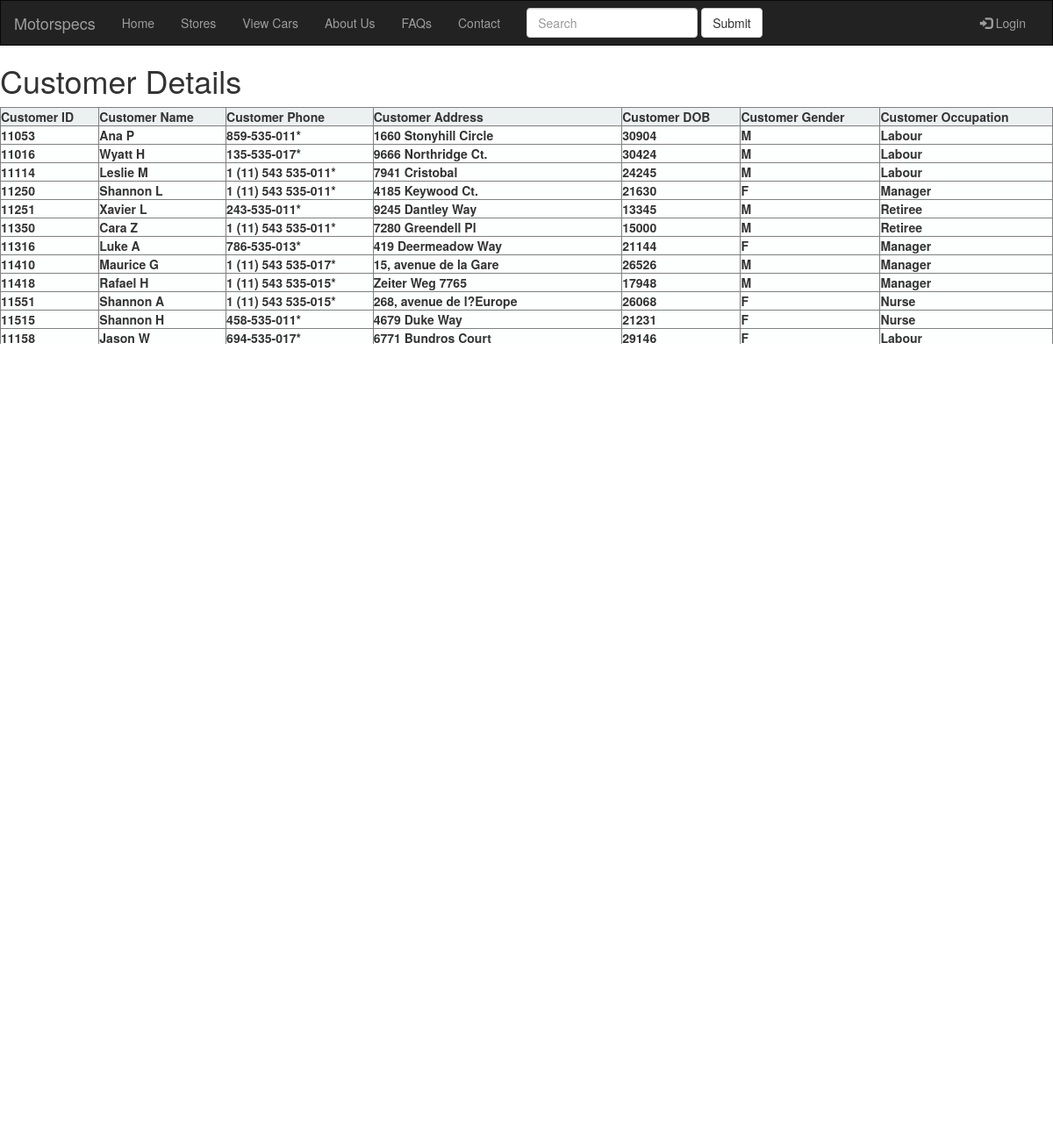
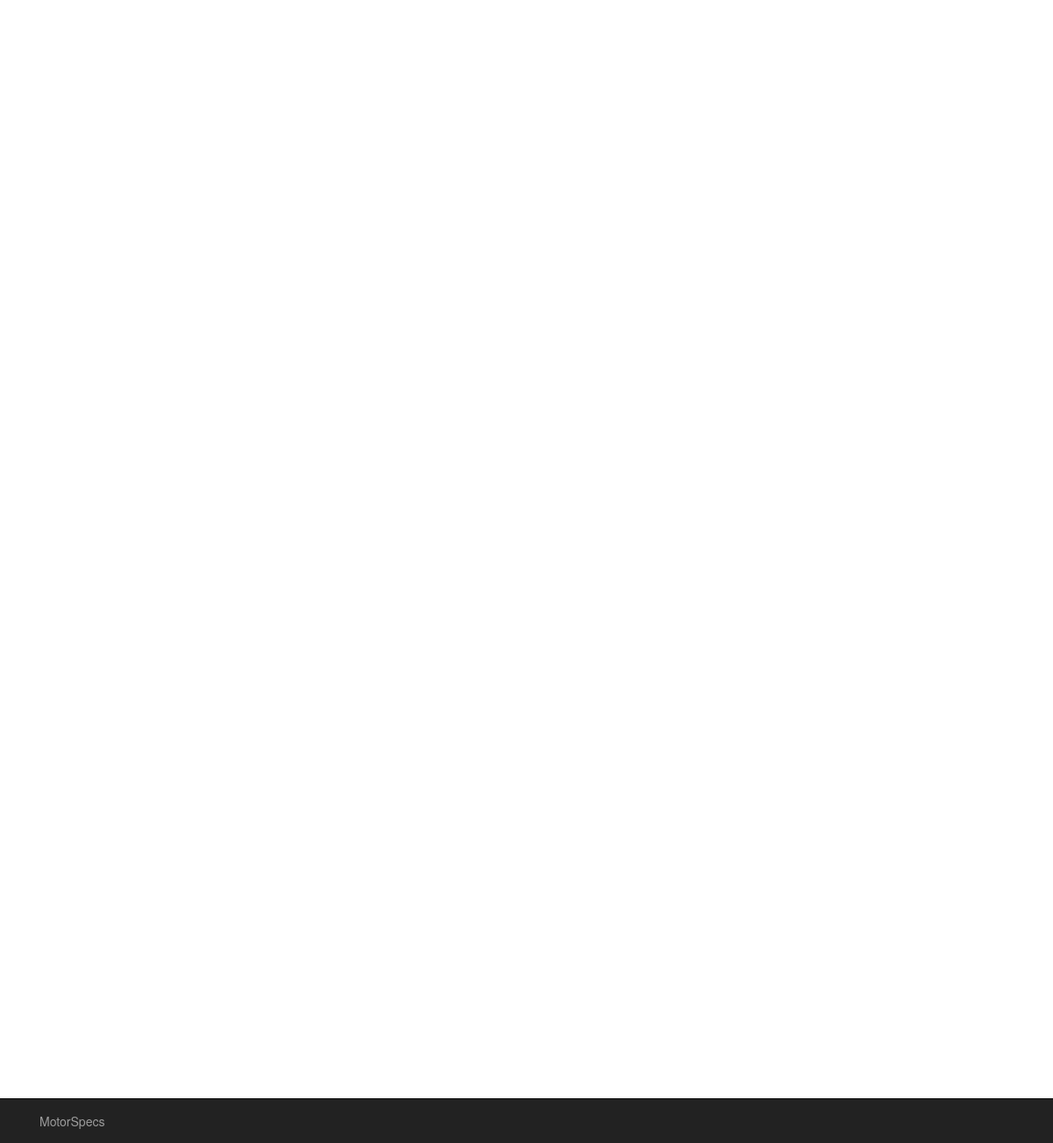
The app's page /customerdetails/ with its own data (2 pictures, top to bottom).
### index/models.py (models this page shows, shortened)
class CustomerDetails(models.Model):
    customerID = models.CharField(max_length=10)
    customerName = models.CharField(max_length=50)
    customerPhone = models.CharField(max_length=50)
    customerAddress = models.CharField(max_length=75)
    customerDOB = models.CharField(max_length=15)
    customerGender = models.CharField(max_length=10)
    customerOccupation = models.CharField(max_length=50)

### WebApp/views.py (the view)
# urls.py: path('customerdetails/', WebApp.views.customerdetails_list, name='customerdetails'),
def customerdetails_list(request):
    customerList = CustomerDetails.objects.all
    template = loader.get_template('WebApp/customerdetails.html')
    context = {
        'customer_list': customerList
    }
    return HttpResponse(template.render(context, request))

### WebApp/templates/WebApp/customerdetails.html (shortened to what this page needs)
{% extends "base.html" %}
{% block navbuttons %}
        <li><a href="/home/">Home</a></li>
        <li><a href="/stores/">Stores</a></li>
        <li><a href="/vehiclelist/">View Cars</a></li>
        <li><a href="/aboutus/">About Us</a></li>
        <li><a href="/faqs/">FAQs</a></li>
	<li><a href="/contact/">Contact</a></li>
{% endblock navbuttons %}
{% block content %}
    <h1>Customer Details</h1>
    <table style="width: 100%" border="1px gray">
    <tr bgcolor="#ECF0F1">
        <th>Customer ID</th>
        <th>Customer Name</th>
        <th>Customer Phone</th>
        <th>Customer Address</th>
        <th>Customer DOB</th>
        <th>Customer Gender</th>
        <th>Customer Occupation</th>
    </tr>
    {% for customer in customer_list %}
        <tr bgcolor="#FDFEFE">
        <th>{{ customer.customerID }}</th>
        <th>{{ customer.customerName }}</th>
        <th>{{ customer.customerPhone }}</th>
        <th>{{ customer.customerAddress }}</th>
        <th>{{ customer.customerDOB }}</th>
        <th>{{ customer.customerGender }}</th>
        <th>{{ customer.customerOccupation }}</th>
        </tr>
    {% endfor %}
    </table>
    <br>
    <br>
    <br>
    <br>
{% endblock content %}

### DataRepresent/templates/base.html (shortened to what this page needs)
<!DOCTYPE html>
<html lang="en">
<head>
  <link rel="stylesheet" href="https://maxcdn.bootstrapcdn.com/bootstrap/3.3.7/css/bootstrap.min.css">
</head>
<body>
<nav class="navbar navbar-inverse">
  <div class="container-fluid">
    <div class="navbar-header">
      <a class="navbar-brand" href="/home/">Motorspecs</a>
    </div>
    <div class="collapse navbar-collapse" id="myNavbar">
      <ul class="nav navbar-nav">
      	{% block navbuttons %}
	{% endblock navbuttons %}
	<form class="navbar-form navbar-left" role="search">
    		<div class="form-group">
       			<input type="text" class="form-control" placeholder="Search">
   		</div>
    		<button type="submit" class="btn btn-default">Submit</button>
	</form>
      </ul>
      <ul class="nav navbar-nav navbar-right">
        {% if user.is_authenticated %}
        <li><a href="/logout/"><span class="glyphicon glyphicon-log-out"></span> Logout</a></li>
        {% else %}
        <li><a href="/login/"><span class="glyphicon glyphicon-log-in"></span> Login</a></li>
        {% endif %}
      </ul>
    </div>
  </div>
</nav>
<div class="pre-scrollable">
	{% block content %} {% endblock %}
</div>
<div class="navbar navbar-inverse navbar-fixed-bottom">
  <div class="container">
    <span class="navbar-text">
      MotorSpecs
    </span>
  </div>
</div>
</body>
</html>

### DataRepresent/templates/base.html (style rules this page uses)
.navbar { margin-bottom: 0; border-radius: 0; }

### records on screen
CustomerDetails: customerID "11053", customerName "Ana P", customerPhone "859-535-011*", customerAddress "1660 Stonyhill Circle", customerDOB "30904", customerGender "M", customerOccupation "Labour"
CustomerDetails: customerID "11016", customerName "Wyatt H", customerPhone "135-535-017*", customerAddress "9666 Northridge Ct.", customerDOB "30424", customerGender "M", customerOccupation "Labour"
CustomerDetails: customerID "11114", customerName "Leslie M", customerPhone "1 (11) 543 535-011*", customerAddress "7941 Cristobal", customerDOB "24245", customerGender "M", customerOccupation "Labour"
CustomerDetails: customerID "11250", customerName "Shannon L", customerPhone "1 (11) 543 535-011*", customerAddress "4185 Keywood Ct.", customerDOB "21630", customerGender "F", customerOccupation "Manager"
CustomerDetails: customerID "11251", customerName "Xavier L", customerPhone "243-535-011*", customerAddress "9245 Dantley Way", customerDOB "13345", customerGender "M", customerOccupation "Retiree"
CustomerDetails: customerID "11350", customerName "Cara Z", customerPhone "1 (11) 543 535-011*", customerAddress "7280 Greendell Pl", customerDOB "15000", customerGender "M", customerOccupation "Retiree"
CustomerDetails: customerID "11316", customerName "Luke A", customerPhone "786-535-013*", customerAddress "419 Deermeadow Way", customerDOB "21144", customerGender "F", customerOccupation "Manager"
CustomerDetails: customerID "11410", customerName "Maurice G", customerPhone "1 (11) 543 535-017*", customerAddress "15, avenue de la Gare", customerDOB "26526", customerGender "M", customerOccupation "Manager"
CustomerDetails: customerID "11418", customerName "Rafael H", customerPhone "1 (11) 543 535-015*", customerAddress "Zeiter Weg 7765", customerDOB "17948", customerGender "M", customerOccupation "Manager"
CustomerDetails: customerID "11551", customerName "Shannon A", customerPhone "1 (11) 543 535-015*", customerAddress "268, avenue de l?Europe", customerDOB "26068", customerGender "F", customerOccupation "Nurse"
CustomerDetails: customerID "11515", customerName "Shannon H", customerPhone "458-535-011*", customerAddress "4679 Duke Way", customerDOB "21231", customerGender "F", customerOccupation "Nurse"
CustomerDetails: customerID "11158", customerName "Jason W", customerPhone "694-535-017*", customerAddress "6771 Bundros Court", customerDOB "29146", customerGender "F", customerOccupation "Labour"
